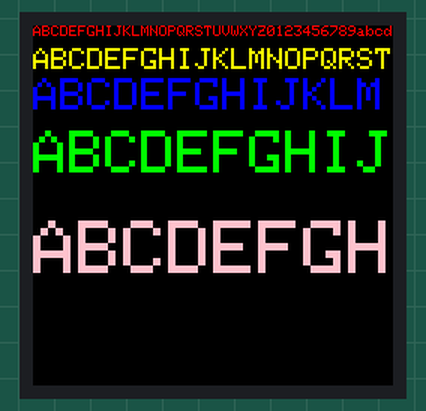
Simulated run of this sketch. Board: ESP32. Shown: 240×240 colour display.

Above: at 0.3 s.

The sketch:

ESP32_ST7789_Screen_Text_TEST.ino
```cpp
#include <TFT_eSPI.h>

TFT_eSPI tft = TFT_eSPI();

void setup() {
  tft.begin();
  tft.setSwapBytes(true);
  tft.fillScreen(TFT_BLACK);

  tft.setCursor(0, 0);
  tft.setTextSize(1);
  tft.setTextColor(TFT_RED);
  tft.print("ABCDEFGHIJKLMNOPQRSTUVWXYZ0123456789abcd");  //40 Characters.

  tft.setCursor(0, 15);
  tft.setTextSize(2);
  tft.setTextColor(TFT_YELLOW);
  tft.print("ABCDEFGHIJKLMNOPQRST");  //20 Characters.

  tft.setCursor(0, 35);
  tft.setTextSize(3);
  tft.setTextColor(TFT_BLUE);
  tft.print("ABCDEFGHIJKLM"); //13 Characters.

  tft.setCursor(0, 70);
  tft.setTextSize(4);
  tft.setTextColor(TFT_GREEN);  //10 Characters.
  tft.print("ABCDEFGHIJ");

  tft.setCursor(0, 130);
  tft.setTextSize(5);
  tft.setTextColor(TFT_PINK);
  tft.print("ABCDEFGH");  //8 Characters.
}

void loop() {
  // put your main code here, to run repeatedly:

}
```
